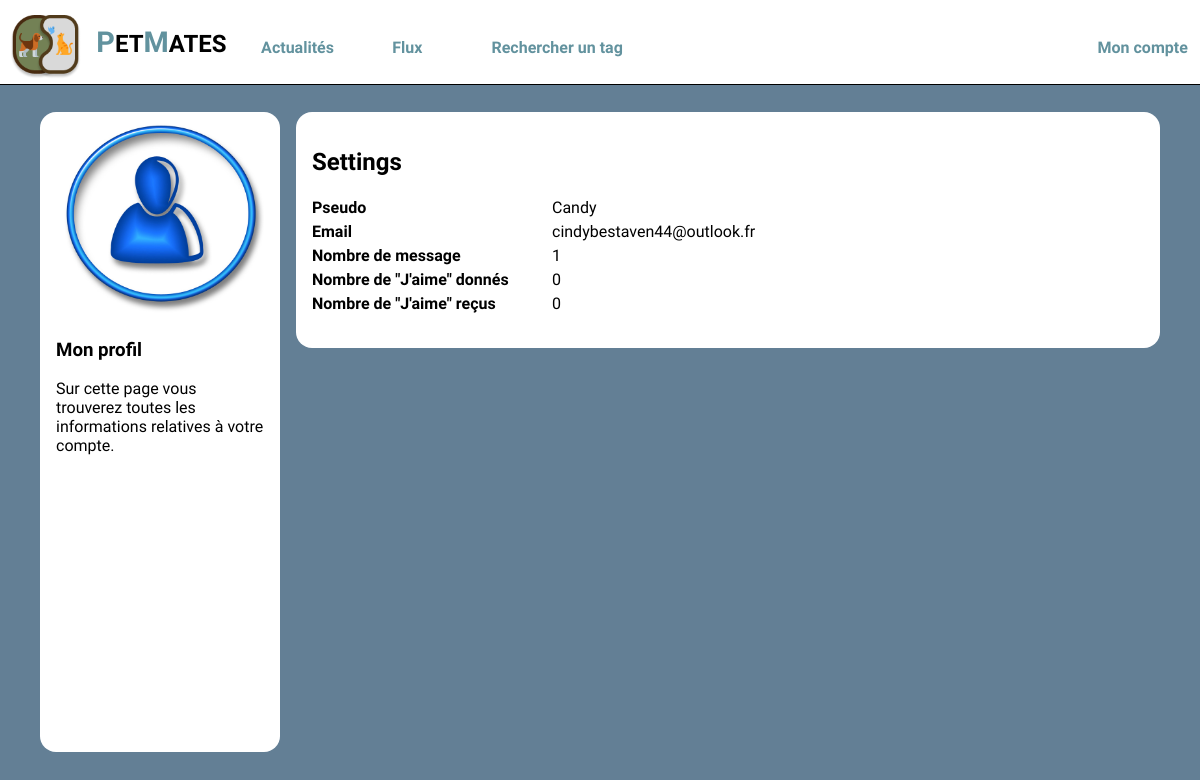
Page /settings.php?user_id=9 (signed in) on the earlier database version.
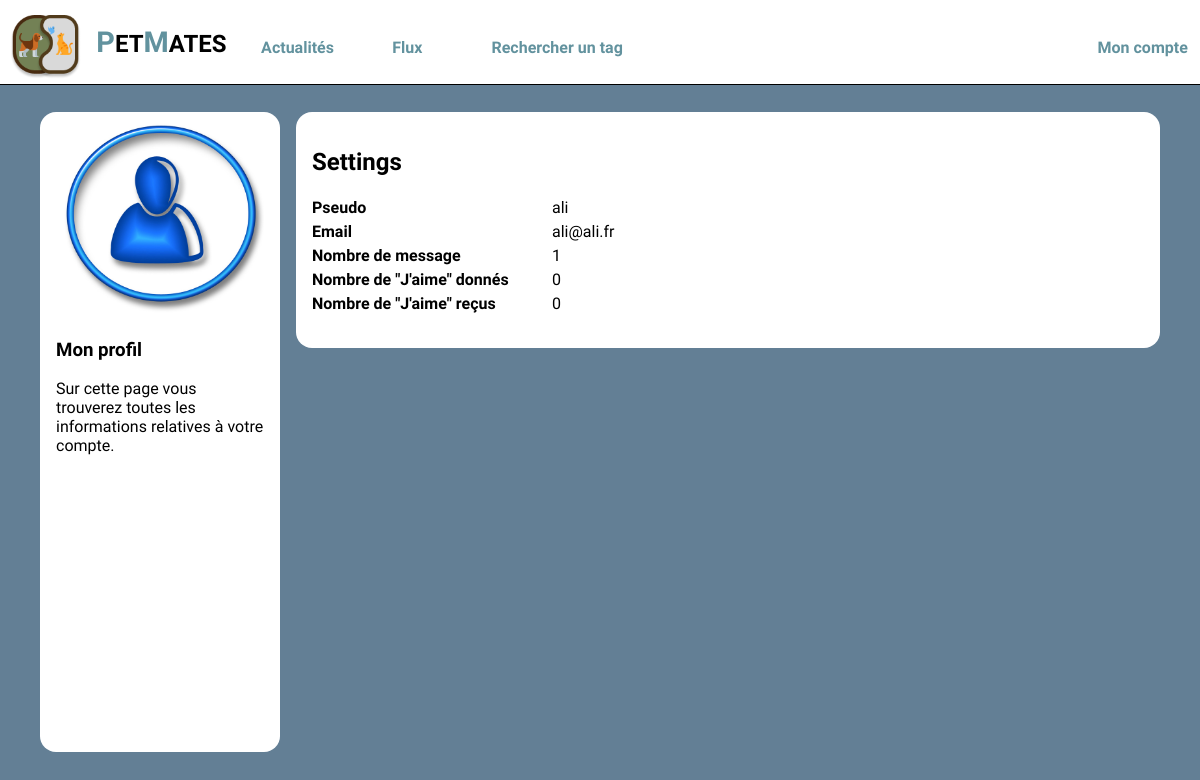
Same page on the later database version.
### tables this page shows
CREATE TABLE `users` (
  `id` int(10) UNSIGNED NOT NULL,
  `email` varchar(255) NOT NULL,
  `password` varchar(255) NOT NULL,
  `alias` varchar(255) NOT NULL
);

### settings.php (the view, shortened to what this page needs)
<!doctype html>
<html lang="fr">
<head>
    <?php include_once('headmeta.php'); ?>
</head>
<body>
    <?php include_once('header.php'); ?>
    <?php include('connexion.php'); ?>
    <div id="wrapper">
        <aside class="present-profil">
            <img src="user.jpg" alt="Portrait de l'utilisatrice" />
            <section>
                <h3>Mon profil</h3>
                <p>Sur cette page vous trouverez toutes les informations relatives à votre compte.
                </p>
            </section>
        </aside>
        <main>
            <?php
            $userId = intval($_GET['user_id']);
            $laQuestionEnSql = "
                    SELECT users.*,
                    count(DISTINCT posts.id) as totalpost,
                    count(DISTINCT given.post_id) as totalgiven,
                    count(DISTINCT recieved.user_id) as totalrecieved
                    FROM users
                    LEFT JOIN posts ON posts.user_id=users.id
                    LEFT JOIN likes as given ON given.user_id=users.id
                    LEFT JOIN likes as recieved ON recieved.post_id=posts.id
                    WHERE users.id = '$userId'
                    GROUP BY users.id
                    ";
            $lesInformations = $mysqli->query($laQuestionEnSql);
            $user = $lesInformations->fetch_assoc();
            ?>
            <article class='parameters'>
                <h1>Settings</h1>
                <dl>
                    <dt>Pseudo</dt>
                    <dd>
                        <?php echo $user['alias'] ?>
                    </dd>
                    <dt>Email</dt>
                    <dd>
                        <?php echo $user['email'] ?>
                    </dd>
                    <dt>Nombre de message</dt>
                    <dd>
                        <?php echo $user['totalpost'] ?>
                    </dd>
                    <dt>Nombre de "J'aime" donnés </dt>
                    <dd>
                        <?php echo $user['totalgiven'] ?>
                    </dd>
                    <dt>Nombre de "J'aime" reçus</dt>
                    <dd>
                        <?php echo $user['totalrecieved'] ?>
                    </dd>
                </dl>
            </article>
        </main>
    </div>
</body>
</html>

Differences in the rows shown:
changed users: alias "Candy" → "ali"; email "cindybestaven44@outlook.fr" → "ali@ali.fr"
